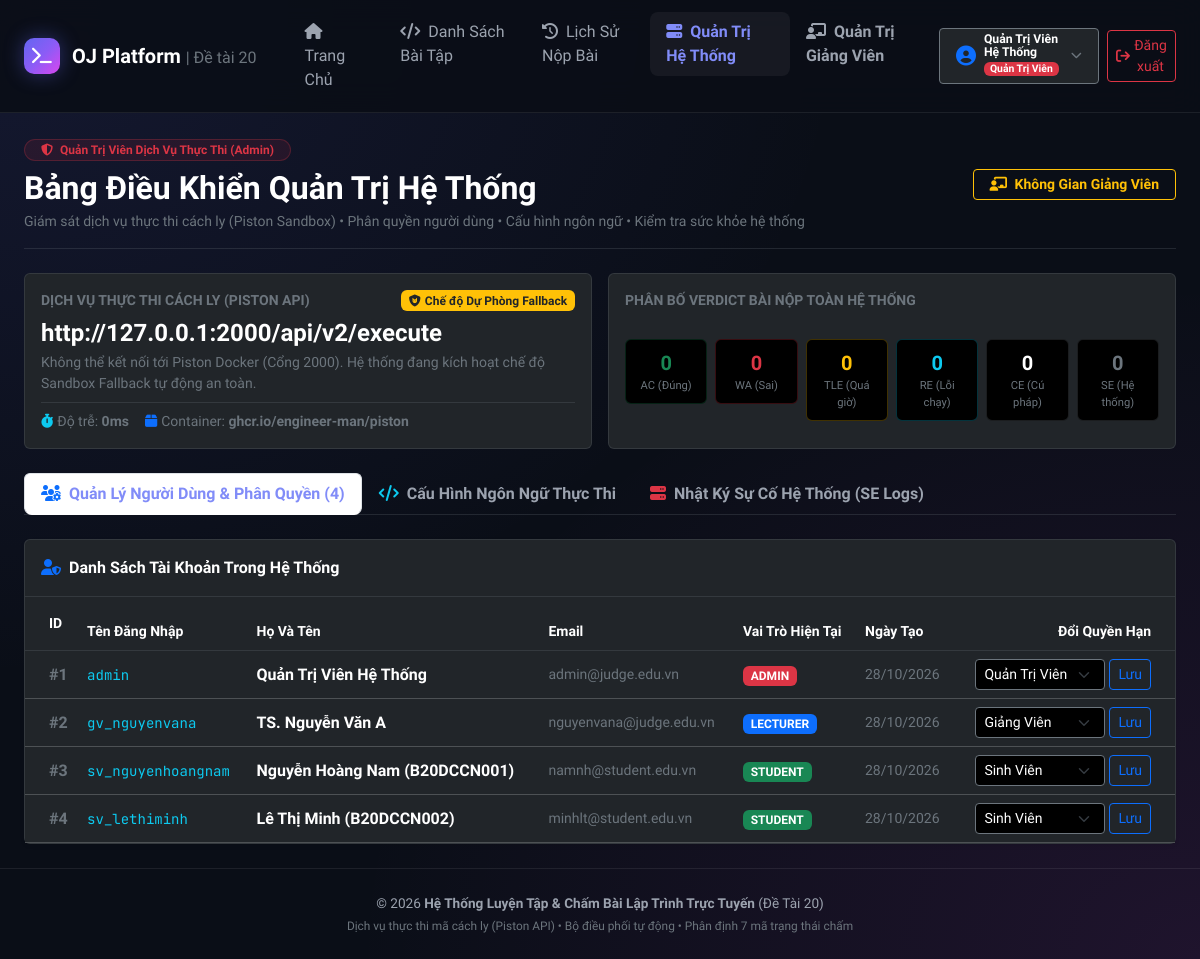
/admin.php (signed in), run on the app's committed database.
### tables this page shows
CREATE TABLE `users` (
    `id` INT AUTO_INCREMENT PRIMARY KEY,
    `username` VARCHAR(50) NOT NULL UNIQUE COMMENT 'Tên đăng nhập / Mã SV / Mã GV',
    `password_hash` VARCHAR(255) NOT NULL COMMENT 'Mật khẩu băm an toàn Bcrypt',
    `full_name` VARCHAR(100) NOT NULL COMMENT 'Họ và tên người dùng',
    `email` VARCHAR(100) NOT NULL UNIQUE COMMENT 'Địa chỉ email',
    `role` ENUM('ADMIN', 'LECTURER', 'STUDENT') NOT NULL DEFAULT 'STUDENT' COMMENT 'Vai trò hệ thống',
    `avatar_url` VARCHAR(255) DEFAULT NULL COMMENT 'Ảnh đại diện',
    `created_at` DATETIME NOT NULL DEFAULT CURRENT_TIMESTAMP,
    `updated_at` DATETIME NOT NULL DEFAULT CURRENT_TIMESTAMP ON UPDATE CURRENT_TIMESTAMP,
    INDEX `idx_users_role` (`role`)
);

### includes/auth.php (called while the page is built, shortened)
<?php
function isLoggedIn(): bool {
    return isset($_SESSION['user']) && !empty($_SESSION['user']['id']);
}
function getCurrentUser(): ?array {
    return $_SESSION['user'] ?? null;
}
function hasRole(string $role): bool {
    return strtoupper($_SESSION['user']['role']) === strtoupper($role);
}
function isAdmin(): bool {
    return hasRole('ADMIN');
}

### admin.php (the view, shortened to what this page needs)
<?php
require_once __DIR__ . '/includes/auth.php';
$pdo = Database::getConnection();
$startTime = microtime(true);
$sandboxHealthy = false;
$sandboxMsg = '';
$ch = curl_init(PISTON_API_URL);
$httpCode  = curl_getinfo($ch, CURLINFO_HTTP_CODE);
$sandboxLatency = (int)round((microtime(true) - $startTime) * 1000);
if ($httpCode >= 200 && $httpCode < 300) {
    $sandboxHealthy = true;
    $sandboxMsg = 'Dịch vụ Piston API Sandbox đang hoạt động bình thường trên cổng 2000.';
} else {
    $sandboxHealthy = false;
    $sandboxMsg = 'Không thể kết nối tới Piston Docker (Cổng 2000). Hệ thống đang kích hoạt chế độ Sandbox Fallback tự động an toàn.';
}
$verdictStats = [];
$totalUsers       = (int)$pdo->query("SELECT COUNT(*) FROM users")->fetchColumn();
$usersList = $pdo->query("SELECT id, username, full_name, email, role, created_at FROM users ORDER BY id ASC")->fetchAll();
require_once __DIR__ . '/includes/header.php';
require_once __DIR__ . '/includes/navbar.php';
?>
<div class="container-fluid px-lg-4 my-4">
    <div class="d-flex align-items-center justify-content-between flex-wrap gap-3 mb-4 pb-3 border-bottom border-secondary border-opacity-25">
        <div>
            <div class="badge bg-danger bg-opacity-10 text-danger border border-danger border-opacity-25 px-3 py-1 rounded-pill mb-2">
                <i class="fas fa-shield-halved me-1"></i> Quản Trị Viên Dịch Vụ Thực Thi (Admin)
            </div>
            <h2 class="fw-bold text-white mb-1">Bảng Điều Khiển Quản Trị Hệ Thống</h2>
            <p class="text-secondary mb-0 small">
                Giám sát dịch vụ thực thi cách ly (Piston Sandbox) &bull; Phân quyền người dùng &bull; Cấu hình ngôn ngữ &bull; Kiểm tra sức khỏe hệ thống
            </p>
        </div>
        <div>
            <a href="lecturer.php" class="btn btn-outline-warning btn-sm px-3 fw-semibold">
                <i class="fas fa-chalkboard-user me-1"></i> Không Gian Giảng Viên
            </a>
        </div>
    </div>
    <div class="row g-3 mb-4">
        <div class="col-md-6">
            <div class="card bg-dark border-secondary border-opacity-25 h-100 p-3">
                <div class="d-flex justify-content-between align-items-start mb-2">
                    <span class="text-secondary small fw-bold">DỊCH VỤ THỰC THI CÁCH LY (PISTON API)</span>
                    <?php if ($sandboxHealthy): ?>
                        <span class="badge bg-success"><i class="fas fa-circle-check me-1"></i>Hoạt động (Healthy)</span>
                    <?php else: ?>
                        <span class="badge bg-warning text-dark"><i class="fas fa-shield-cat me-1"></i>Chế độ Dự Phòng Fallback</span>
                    <?php endif; ?>
                </div>
                <h4 class="text-white fw-bold mb-1">
                    <?php echo PISTON_API_URL; ?>
                </h4>
                <div class="text-secondary small mb-2">
                    <?php echo htmlspecialchars($sandboxMsg); ?>
                </div>
                <div class="d-flex gap-3 text-secondary small pt-2 border-top border-secondary border-opacity-25 mt-auto">
                    <span><i class="fas fa-stopwatch me-1 text-info"></i>Độ trễ: <strong><?php echo $sandboxLatency; ?>ms</strong></span>
                    <span><i class="fas fa-box me-1 text-primary"></i>Container: <strong>ghcr.io/engineer-man/piston</strong></span>
                </div>
            </div>
        </div>
        <div class="col-md-6">
            <div class="card bg-dark border-secondary border-opacity-25 h-100 p-3">
                <span class="text-secondary small fw-bold mb-2">PHÂN BỐ VERDICT BÀI NỘP TOÀN HỆ THỐNG</span>
                <div class="row g-2 text-center my-auto">
                    <div class="col-4 col-sm-2">
                        <div class="p-2 rounded bg-black border border-success border-opacity-25">
                            <div class="text-success fw-bold fs-5"><?php echo $verdictStats['ACCEPTED'] ?? 0; ?></div>
                            <div class="text-secondary small" style="font-size: 0.7rem;">AC (Đúng)</div>
                        </div>
                    </div>
                    <div class="col-4 col-sm-2">
                        <div class="p-2 rounded bg-black border border-danger border-opacity-25">
                            <div class="text-danger fw-bold fs-5"><?php echo $verdictStats['WRONG_ANSWER'] ?? 0; ?></div>
                            <div class="text-secondary small" style="font-size: 0.7rem;">WA (Sai)</div>
                        </div>
                    </div>
                    <div class="col-4 col-sm-2">
                        <div class="p-2 rounded bg-black border border-warning border-opacity-25">
                            <div class="text-warning fw-bold fs-5"><?php echo $verdictStats['TIME_LIMIT_EXCEEDED'] ?? 0; ?></div>
                            <div class="text-secondary small" style="font-size: 0.7rem;">TLE (Quá giờ)</div>
                        </div>
                    </div>
                    <div class="col-4 col-sm-2">
                        <div class="p-2 rounded bg-black border border-info border-opacity-25">
                            <div class="text-info fw-bold fs-5"><?php echo $verdictStats['RUNTIME_ERROR'] ?? 0; ?></div>
                            <div class="text-secondary small" style="font-size: 0.7rem;">RE (Lỗi chạy)</div>
                        </div>
                    </div>
                    <div class="col-4 col-sm-2">
                        <div class="p-2 rounded bg-black border border-secondary border-opacity-25">
                            <div class="text-white fw-bold fs-5"><?php echo $verdictStats['COMPILE_ERROR'] ?? 0; ?></div>
                            <div class="text-secondary small" style="font-size: 0.7rem;">CE (Cú pháp)</div>
                        </div>
                    </div>
                    <div class="col-4 col-sm-2">
                        <div class="p-2 rounded bg-black border border-secondary border-opacity-25">
                            <div class="text-secondary fw-bold fs-5"><?php echo $verdictStats['SYSTEM_ERROR'] ?? 0; ?></div>
                            <div class="text-secondary small" style="font-size: 0.7rem;">SE (Hệ thống)</div>
                        </div>
                    </div>
                </div>
            </div>
        </div>
    </div>
    <ul class="nav nav-tabs border-secondary border-opacity-25 mb-4" id="adminTabs">
        <li class="nav-item">
            <a class="nav-link active text-white fw-semibold" data-bs-toggle="tab" href="#tabUsers">
                <i class="fas fa-users-gear me-1 text-primary"></i> Quản Lý Người Dùng &amp; Phân Quyền (<?php echo $totalUsers; ?>)
            </a>
        </li>
        <li class="nav-item">
            <a class="nav-link text-white fw-semibold" data-bs-toggle="tab" href="#tabLanguages">
                <i class="fas fa-code me-1 text-info"></i> Cấu Hình Ngôn Ngữ Thực Thi
            </a>
        </li>
        <li class="nav-item">
            <a class="nav-link text-white fw-semibold" data-bs-toggle="tab" href="#tabSystemErrors">
                <i class="fas fa-server me-1 text-danger"></i> Nhật Ký Sự Cố Hệ Thống (SE Logs)
            </a>
        </li>
    </ul>
    <div class="tab-content">
        <div class="tab-pane fade show active" id="tabUsers">
            <div class="card bg-dark border-secondary border-opacity-25 shadow-sm">
                <div class="card-header bg-transparent border-secondary border-opacity-25 py-3 text-white fw-bold">
                    <i class="fas fa-user-shield me-2 text-primary"></i>Danh Sách Tài Khoản Trong Hệ Thống
                </div>
                <div class="card-body p-0">
                    <div class="table-responsive">
                        <table class="table table-dark table-hover align-middle mb-0">
                            <thead class="text-secondary small border-bottom border-secondary border-opacity-25">
                                <tr>
                                    <th class="ps-4 py-3">ID</th>
                                    <th>Tên Đăng Nhập</th>
                                    <th>Họ Và Tên</th>
                                    <th>Email</th>
                                    <th>Vai Trò Hiện Tại</th>
                                    <th>Ngày Tạo</th>
                                    <th class="pe-4 text-end">Đổi Quyền Hạn</th>
                                </tr>
                            </thead>
                            <tbody>
                                <?php foreach ($usersList as $u):
                                    $roleBadge = ($u['role'] === 'ADMIN') ? 'bg-danger' : (($u['role'] === 'LECTURER') ? 'bg-primary' : 'bg-success');
                                ?>
                                    <tr>
                                        <td class="ps-4 fw-bold text-secondary">#<?php echo $u['id']; ?></td>
                                        <td><code class="text-info"><?php echo htmlspecialchars($u['username']); ?></code></td>
                                        <td class="text-white fw-semibold"><?php echo htmlspecialchars($u['full_name']); ?></td>
                                        <td class="text-secondary small"><?php echo htmlspecialchars($u['email']); ?></td>
                                        <td><span class="badge <?php echo $roleBadge; ?>"><?php echo $u['role']; ?></span></td>
                                        <td class="text-secondary small"><?php echo date('d/m/Y', strtotime($u['created_at'])); ?></td>
                                        <td class="pe-4 text-end">
                                            <form method="POST" class="d-inline-flex gap-1 justify-content-end align-items-center">
                                                <select name="new_role" class="form-select form-select-sm bg-black text-white border-secondary" style="width: auto;">
                                                    <option value="STUDENT" <?php echo ($u['role'] === 'STUDENT') ? 'selected' : ''; ?>>Sinh Viên</option>
                                                    <option value="LECTURER" <?php echo ($u['role'] === 'LECTURER') ? 'selected' : ''; ?>>Giảng Viên</option>
                                                    <option value="ADMIN" <?php echo ($u['role'] === 'ADMIN') ? 'selected' : ''; ?>>Quản Trị Viên</option>
                                                </select>
                                                <button type="submit" class="btn btn-outline-primary btn-sm py-1 px-2">
                                                    Lưu
                                                </button>
                                            </form>
                                        </td>
                                    </tr>
                                <?php endforeach; ?>
                            </tbody>
                        </table>
                    </div>
                </div>
            </div>
        </div>
    </div>
</div>
<?php require_once __DIR__ . '/includes/footer.php'; ?>

### includes/navbar.php (shortened to what this page needs)
<?php
require_once __DIR__ . '/auth.php';
$currentScript = basename($_SERVER['PHP_SELF']);
$loggedUser    = getCurrentUser();
?>
<nav class="navbar navbar-expand-lg navbar-custom sticky-top">
    <div class="container-fluid px-lg-4">
        <a class="navbar-brand d-flex align-items-center text-white fw-bold" href="index.php">
            <div class="brand-badge">
                <i class="fas fa-terminal"></i>
            </div>
            <span>OJ Platform <small class="text-secondary fw-normal fs-6">| Đề tài 20</small></span>
        </a>
        <div class="collapse navbar-collapse" id="navbarMain">
            <ul class="navbar-nav me-auto mb-2 mb-lg-0 ms-lg-3">
                <li class="nav-item">
                    <a class="nav-link <?php echo ($currentScript === 'index.php') ? 'active' : ''; ?>" href="index.php">
                        <i class="fas fa-home me-1"></i> Trang Chủ
                    </a>
                </li>
                <li class="nav-item">
                    <a class="nav-link <?php echo ($currentScript === 'problems.php' || $currentScript === 'solve.php') ? 'active' : ''; ?>" href="problems.php">
                        <i class="fas fa-code me-1"></i> Danh Sách Bài Tập
                    </a>
                </li>
                <li class="nav-item">
                    <a class="nav-link <?php echo ($currentScript === 'submissions.php') ? 'active' : ''; ?>" href="submissions.php">
                        <i class="fas fa-clock-rotate-left me-1"></i> Lịch Sử Nộp Bài
                    </a>
                </li>
                <?php if (isAdmin()): ?>
                    <li class="nav-item">
                        <a class="nav-link text-danger fw-semibold <?php echo ($currentScript === 'admin.php') ? 'active' : ''; ?>" href="admin.php">
                            <i class="fas fa-server me-1"></i> Quản Trị Hệ Thống
                        </a>
                    </li>
                    <li class="nav-item">
                        <a class="nav-link text-warning fw-semibold <?php echo ($currentScript === 'lecturer.php') ? 'active' : ''; ?>" href="lecturer.php">
                            <i class="fas fa-chalkboard-user me-1"></i> Quản Trị Giảng Viên
                        </a>
                    </li>
                <?php endif; ?>
            </ul>
            <div class="d-flex align-items-center gap-2">
                <?php if ($loggedUser):
                    $role = $loggedUser['role'];
                    $roleBadgeClass = ($role === 'ADMIN') ? 'bg-danger' : (($role === 'LECTURER') ? 'bg-primary' : 'bg-success');
                    $roleLabel = ($role === 'ADMIN') ? 'Quản Trị Viên' : (($role === 'LECTURER') ? 'Giảng Viên' : 'Sinh Viên');
                ?>
                    <div class="user-menu-wrapper position-relative">
                        <button type="button" class="btn btn-dark border-secondary btn-sm text-white d-flex align-items-center gap-2 px-3 py-1 user-menu-trigger"
                                id="userMenuBtn" onclick="toggleUserMenu(event)">
                            <i class="fas fa-circle-user text-primary fs-5"></i>
                            <div class="text-start">
                                <span class="d-block small fw-bold lh-1"><?php echo htmlspecialchars($loggedUser['full_name']); ?></span>
                                <span class="badge <?php echo $roleBadgeClass; ?>" style="font-size: 0.65rem; padding: 2px 6px;">
                                    <?php echo $roleLabel; ?>
                                </span>
                            </div>
                            <i class="fas fa-chevron-down ms-1 text-secondary" style="font-size: 0.7rem;"></i>
                        </button>
                    </div>
                    <a href="logout.php" class="btn btn-outline-danger btn-sm px-2 py-1 d-flex align-items-center gap-1" title="Đăng xuất khỏi hệ thống">
                        <i class="fas fa-arrow-right-from-bracket"></i>
                        <span class="d-none d-sm-inline">Đăng xuất</span>
                    </a>
                <?php endif; ?>
            </div>
        </div>
    </div>
</nav>

### data on the page
users: full_name "Quản Trị Viên Hệ Thống", role "Quản Trị Viên", id "1", username "admin", email "admin@judge.edu.vn", role "ADMIN", created_at "28/10/2026", new_role "Quản Trị Viên"
users: id "2", username "gv_nguyenvana", full_name "TS. Nguyễn Văn A", email "nguyenvana@judge.edu.vn", role "LECTURER", created_at "28/10/2026", new_role "Giảng Viên"
users: id "3", username "sv_nguyenhoangnam", full_name "Nguyễn Hoàng Nam (B20DCCN001)", email "namnh@student.edu.vn", role "STUDENT", created_at "28/10/2026", new_role "Sinh Viên"
users: id "4", username "sv_lethiminh", full_name "Lê Thị Minh (B20DCCN002)", email "minhlt@student.edu.vn", role "STUDENT", created_at "28/10/2026", new_role "Sinh Viên"

### other printed values
PISTON_API_URL "http://127.0.0.1:2000/api/v2/execute"
$sandboxMsg "Không thể kết nối tới Piston Docker (Cổng 2000). Hệ thống đang kích hoạt chế độ Sandbox Fallback tự động an toàn."
$sandboxLatency "0"
$verdictStats['ACCEPTED'] "0"
$verdictStats['WRONG_ANSWER'] "0"
$verdictStats['TIME_LIMIT_EXCEEDED'] "0"
$verdictStats['RUNTIME_ERROR'] "0"
$verdictStats['COMPILE_ERROR'] "0"
$verdictStats['SYSTEM_ERROR'] "0"
$totalUsers "4"
